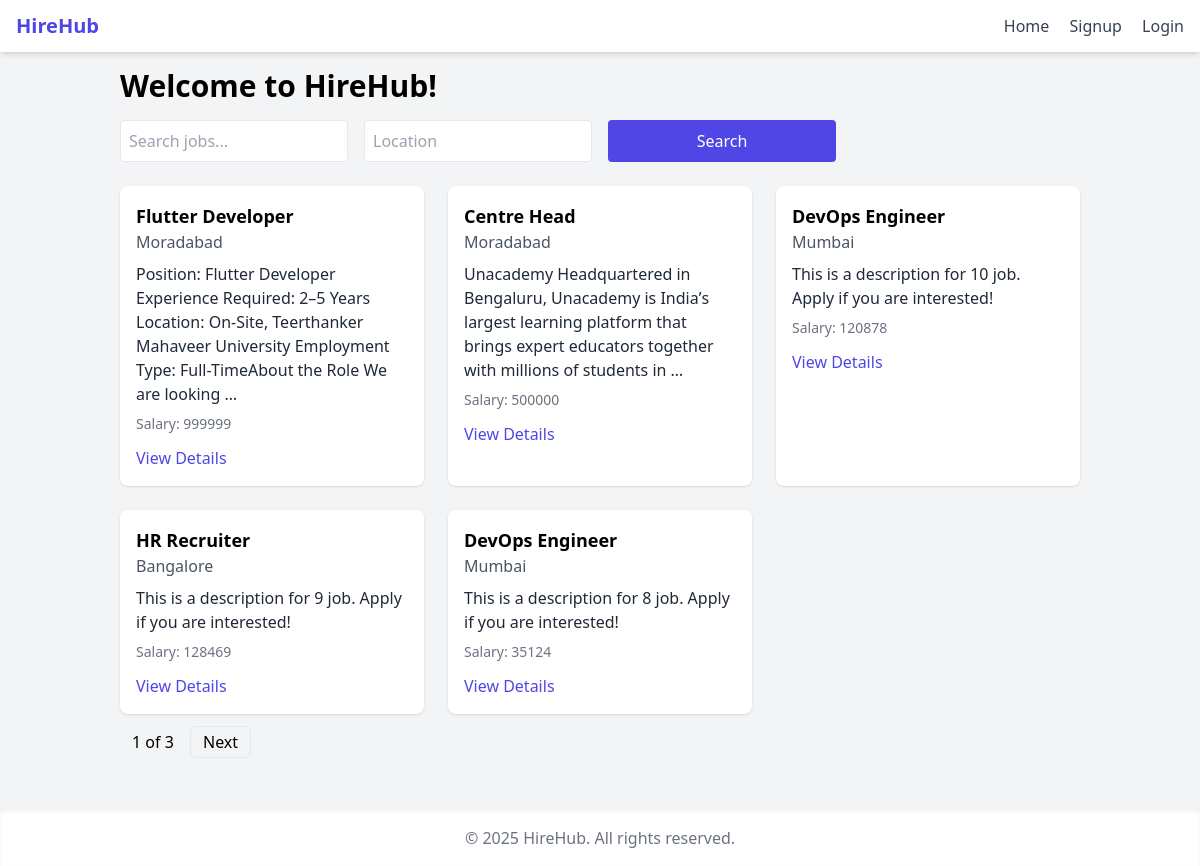
The page / on the database its author committed.
### users/models.py (models this page shows, shortened)
class Job(models.Model):
    recruiter = models.ForeignKey(User, on_delete= models.CASCADE, limit_choices_to= {"Role": 'R'})
    title = models.CharField(max_length=300)
    description = models.TextField()
    location = models.CharField(max_length= 150)
    salary = models.CharField(max_length= 100)
    created_at = models.DateTimeField(auto_now_add= True)

### users/views.py (the view)
# urls.py: path("", home_view, name="home"),
def home_view(request):
    jobs = Job.objects.all()
    query = request.GET.get("q")
    if query:
        jobs = jobs.filter(
            Q(title__icontains=query) |
            Q(description__icontains=query) |
            Q(location__icontains=query)
        )
    location = request.GET.get("location")
    if location:
        jobs = jobs.filter(location__icontains=location)
    paginator = Paginator(jobs.order_by("-created_at"), 5)  # 10 per page
    page = request.GET.get("page")
    jobs = paginator.get_page(page)
    role = None
    if request.user.is_authenticated:
        role = request.user.role
    return render(request, "users/home.html", {"role": role, "jobs":jobs})

### users/templates/users/home.html (shortened to what this page needs)
{% extends "base.html" %}
{% block content %}
<link rel="stylesheet" href="https://cdnjs.cloudflare.com/ajax/libs/font-awesome/6.5.0/css/all.min.css"
 />
<div class="container mx-auto p-4">
    <h1 class="text-3xl font-bold mb-4">Welcome to HireHub!</h1>
    <form method="get" class="grid grid-cols-1 md:grid-cols-4 gap-4 mb-6">
        <input type="text" name="q" placeholder="Search jobs..." value="{{ request.GET.q }}" class="border p-2 rounded">
        <input type="text" name="location" placeholder="Location" value="{{ request.GET.location }}" class="border p-2 rounded">
        <button type="submit" class="bg-indigo-600 text-white px-4 py-2 rounded">Search</button>
    </form>
    <div class="grid grid-cols-1 md:grid-cols-2 lg:grid-cols-3 gap-6">
        {% for job in jobs %}
        <div class="bg-white p-4 shadow rounded-lg">
            <h3 class="text-lg font-semibold">{{ job.title }}</h3>
            <p class="text-gray-600">{{ job.location }}</p>
            <p class="mt-2 text-gray-800">{{ job.description|truncatewords:20 }}</p>
            <p class="text-sm text-gray-500 mt-2">Salary: {{ job.salary|default:"Not disclosed" }} </p>
            <a href="{% url 'job_details' job.id %}" class="mt-3 inline-block text-indigo-600 hover:underline">View Details</a>
        </div>
        {% empty %}
        <p>No jobs posted yet.</p>
        {% endfor %}
    </div>
    <div class="mt-4">
        <span class="px-3">{{ jobs.number }} of {{ jobs.paginator.num_pages }}</span>
        {% if jobs.has_next %}
            <a href="?page={{ jobs.next_page_number }}" class="px-3 py-1 border rounded-md hover:bg-blue-400">Next</a>
        {% endif %}
    </div>
</div>
{% endblock %}

### rows shown on the page
Job: title "Flutter Developer", location "Moradabad", description "Position: Flutter Developer Experience Required: 2–5 Years Location: On-Site, Teerthanker Mahaveer University Employment Type: Full-TimeAbout the Role We are looking …", salary "999999"
Job: title "Centre Head", location "Moradabad", description "Unacademy Headquartered in Bengaluru, Unacademy is Indiaʼs largest learning platform that brings expert educators together with millions of students in …", salary "500000"
Job: title "DevOps Engineer", location "Mumbai", description "This is a description for 10 job. Apply if you are interested!", salary "120878"
Job: title "HR Recruiter", location "Bangalore", description "This is a description for 9 job. Apply if you are interested!", salary "128469"
Job: title "DevOps Engineer", location "Mumbai", description "This is a description for 8 job. Apply if you are interested!", salary "35124"

### other values the page prints
{{ jobs.number }} "1"
{{ jobs.paginator.num_pages }} "3"
